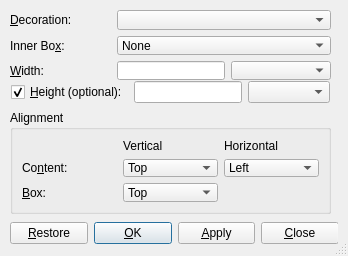
<ui version="4.0" >
 <class>BoxUi</class>
 <widget class="QDialog" name="BoxUi" >
  <property name="geometry" >
   <rect>
    <x>0</x>
    <y>0</y>
    <width>348</width>
    <height>256</height>
   </rect>
  </property>
  <property name="windowTitle" >
   <string/>
  </property>
  <property name="sizeGripEnabled" >
   <bool>true</bool>
  </property>
  <widget class="QWidget" name="layoutWidget" >
   <property name="geometry" >
    <rect>
     <x>10</x>
     <y>220</y>
     <width>328</width>
     <height>27</height>
    </rect>
   </property>
   <layout class="QHBoxLayout" >
    <property name="margin" >
     <number>0</number>
    </property>
    <property name="spacing" >
     <number>6</number>
    </property>
    <item>
     <widget class="QPushButton" name="restorePB" >
      <property name="toolTip" >
       <string/>
      </property>
      <property name="text" >
       <string>&amp;Restore</string>
      </property>
      <property name="autoDefault" >
       <bool>false</bool>
      </property>
      <property name="default" >
       <bool>false</bool>
      </property>
     </widget>
    </item>
    <item>
     <spacer>
      <property name="orientation" >
       <enum>Qt::Horizontal</enum>
      </property>
      <property name="sizeType" >
       <enum>QSizePolicy::Expanding</enum>
      </property>
      <property name="sizeHint" >
       <size>
        <width>20</width>
        <height>20</height>
       </size>
      </property>
     </spacer>
    </item>
    <item>
     <widget class="QPushButton" name="okPB" >
      <property name="toolTip" >
       <string/>
      </property>
      <property name="text" >
       <string>&amp;OK</string>
      </property>
      <property name="default" >
       <bool>true</bool>
      </property>
     </widget>
    </item>
    <item>
     <widget class="QPushButton" name="applyPB" >
      <property name="toolTip" >
       <string/>
      </property>
      <property name="text" >
       <string>&amp;Apply</string>
      </property>
      <property name="autoDefault" >
       <bool>false</bool>
      </property>
      <property name="default" >
       <bool>false</bool>
      </property>
     </widget>
    </item>
    <item>
     <widget class="QPushButton" name="closePB" >
      <property name="text" >
       <string>&amp;Close</string>
      </property>
      <property name="autoDefault" >
       <bool>false</bool>
      </property>
      <property name="default" >
       <bool>false</bool>
      </property>
     </widget>
    </item>
   </layout>
  </widget>
  <widget class="QWidget" name="layoutWidget" >
   <property name="geometry" >
    <rect>
     <x>10</x>
     <y>80</y>
     <width>321</width>
     <height>24</height>
    </rect>
   </property>
   <layout class="QHBoxLayout" >
    <property name="margin" >
     <number>1</number>
    </property>
    <property name="spacing" >
     <number>6</number>
    </property>
    <item>
     <widget class="QCheckBox" name="heightCB" >
      <property name="toolTip" >
       <string/>
      </property>
      <property name="text" >
       <string>&amp;Height (optional):</string>
      </property>
      <property name="checked" >
       <bool>true</bool>
      </property>
      <property name="tristate" >
       <bool>false</bool>
      </property>
     </widget>
    </item>
    <item>
     <widget class="QLineEdit" name="heightED" >
      <property name="sizePolicy" >
       <sizepolicy>
        <hsizetype>1</hsizetype>
        <vsizetype>0</vsizetype>
        <horstretch>0</horstretch>
        <verstretch>0</verstretch>
       </sizepolicy>
      </property>
      <property name="toolTip" >
       <string>Height value</string>
      </property>
     </widget>
    </item>
    <item>
     <widget class="LengthCombo" name="heightUnitsLC" />
    </item>
   </layout>
  </widget>
  <widget class="QWidget" name="layoutWidget" >
   <property name="geometry" >
    <rect>
     <x>10</x>
     <y>10</y>
     <width>321</width>
     <height>70</height>
    </rect>
   </property>
   <layout class="QGridLayout" >
    <property name="margin" >
     <number>0</number>
    </property>
    <property name="spacing" >
     <number>6</number>
    </property>
    <item row="2" column="1" >
     <widget class="QLineEdit" name="widthED" >
      <property name="sizePolicy" >
       <sizepolicy>
        <hsizetype>1</hsizetype>
        <vsizetype>0</vsizetype>
        <horstretch>0</horstretch>
        <verstretch>0</verstretch>
       </sizepolicy>
      </property>
      <property name="toolTip" >
       <string>Width value</string>
      </property>
     </widget>
    </item>
    <item row="0" column="1" colspan="2" >
     <widget class="QComboBox" name="typeCO" >
      <property name="toolTip" >
       <string>Supported box types</string>
      </property>
     </widget>
    </item>
    <item row="1" column="0" >
     <widget class="QLabel" name="innerBoxLA" >
      <property name="toolTip" >
       <string/>
      </property>
      <property name="text" >
       <string>Inner Bo&amp;x:</string>
      </property>
      <property name="buddy" >
       <cstring>innerBoxCO</cstring>
      </property>
     </widget>
    </item>
    <item row="2" column="2" >
     <widget class="LengthCombo" name="widthUnitsLC" />
    </item>
    <item row="0" column="0" >
     <widget class="QLabel" name="typeLA" >
      <property name="toolTip" >
       <string/>
      </property>
      <property name="text" >
       <string>&amp;Decoration:</string>
      </property>
      <property name="buddy" >
       <cstring>typeCO</cstring>
      </property>
     </widget>
    </item>
    <item row="2" column="0" >
     <widget class="QLabel" name="widthLA" >
      <property name="toolTip" >
       <string/>
      </property>
      <property name="text" >
       <string>&amp;Width:</string>
      </property>
      <property name="buddy" >
       <cstring>widthED</cstring>
      </property>
     </widget>
    </item>
    <item row="1" column="1" colspan="2" >
     <widget class="QComboBox" name="innerBoxCO" >
      <property name="toolTip" >
       <string>Inner box -- needed for fixed width &amp; line breaks</string>
      </property>
      <item>
       <property name="text" >
        <string>None</string>
       </property>
      </item>
      <item>
       <property name="text" >
        <string>Parbox</string>
       </property>
      </item>
      <item>
       <property name="text" >
        <string>Minipage</string>
       </property>
      </item>
     </widget>
    </item>
   </layout>
  </widget>
  <widget class="QGroupBox" name="groupBox_2" >
   <property name="geometry" >
    <rect>
     <x>10</x>
     <y>110</y>
     <width>321</width>
     <height>104</height>
    </rect>
   </property>
   <property name="title" >
    <string>Alignment</string>
   </property>
   <layout class="QGridLayout" >
    <property name="margin" >
     <number>9</number>
    </property>
    <property name="spacing" >
     <number>6</number>
    </property>
    <item row="1" column="2" >
     <widget class="QComboBox" name="halignCO" >
      <property name="toolTip" >
       <string>Horizontal alignment of the content inside the box</string>
      </property>
      <item>
       <property name="text" >
        <string>Left</string>
       </property>
      </item>
      <item>
       <property name="text" >
        <string>Center</string>
       </property>
      </item>
      <item>
       <property name="text" >
        <string>Right</string>
       </property>
      </item>
      <item>
       <property name="text" >
        <string>Stretch</string>
       </property>
      </item>
     </widget>
    </item>
    <item row="0" column="2" >
     <widget class="QLabel" name="halignLA" >
      <property name="toolTip" >
       <string>Horizontal alignment of the content inside the box</string>
      </property>
      <property name="text" >
       <string>Horizontal</string>
      </property>
     </widget>
    </item>
    <item row="2" column="1" >
     <widget class="QComboBox" name="valignCO" >
      <property name="toolTip" >
       <string>Vertical alignment of the box (with regard to baseline)</string>
      </property>
      <item>
       <property name="text" >
        <string>Top</string>
       </property>
      </item>
      <item>
       <property name="text" >
        <string>Middle</string>
       </property>
      </item>
      <item>
       <property name="text" >
        <string>Bottom</string>
       </property>
      </item>
     </widget>
    </item>
    <item row="2" column="0" >
     <widget class="QLabel" name="valignLA" >
      <property name="toolTip" >
       <string>Vertical alignment of the box (with regard to baseline)</string>
      </property>
      <property name="text" >
       <string>&amp;Box:</string>
      </property>
      <property name="buddy" >
       <cstring>valignCO</cstring>
      </property>
     </widget>
    </item>
    <item row="1" column="0" >
     <widget class="QLabel" name="label" >
      <property name="text" >
       <string>Co&amp;ntent:</string>
      </property>
      <property name="buddy" >
       <cstring>ialignCO</cstring>
      </property>
     </widget>
    </item>
    <item row="1" column="1" >
     <widget class="QComboBox" name="ialignCO" >
      <property name="toolTip" >
       <string>Vertical alignment of the content inside the box</string>
      </property>
      <item>
       <property name="text" >
        <string>Top</string>
       </property>
      </item>
      <item>
       <property name="text" >
        <string>Middle</string>
       </property>
      </item>
      <item>
       <property name="text" >
        <string>Bottom</string>
       </property>
      </item>
      <item>
       <property name="text" >
        <string>Stretch</string>
       </property>
      </item>
     </widget>
    </item>
    <item row="0" column="1" >
     <widget class="QLabel" name="ialignLA" >
      <property name="toolTip" >
       <string>Vertical alignment of the content inside the box</string>
      </property>
      <property name="text" >
       <string>Vertical</string>
      </property>
     </widget>
    </item>
   </layout>
  </widget>
 </widget>
 <customwidgets>
  <customwidget>
   <class>LengthCombo</class>
   <extends>QComboBox</extends>
   <header>LengthCombo.h</header>
  </customwidget>
 </customwidgets>
 <tabstops>
  <tabstop>typeCO</tabstop>
  <tabstop>innerBoxCO</tabstop>
  <tabstop>widthED</tabstop>
  <tabstop>widthUnitsLC</tabstop>
  <tabstop>heightCB</tabstop>
  <tabstop>heightED</tabstop>
  <tabstop>heightUnitsLC</tabstop>
  <tabstop>ialignCO</tabstop>
  <tabstop>halignCO</tabstop>
  <tabstop>valignCO</tabstop>
  <tabstop>restorePB</tabstop>
  <tabstop>okPB</tabstop>
  <tabstop>closePB</tabstop>
  <tabstop>applyPB</tabstop>
 </tabstops>
 <includes>
  <include location="local" >qt_helpers.h</include>
 </includes>
 <resources/>
 <connections/>
</ui>
